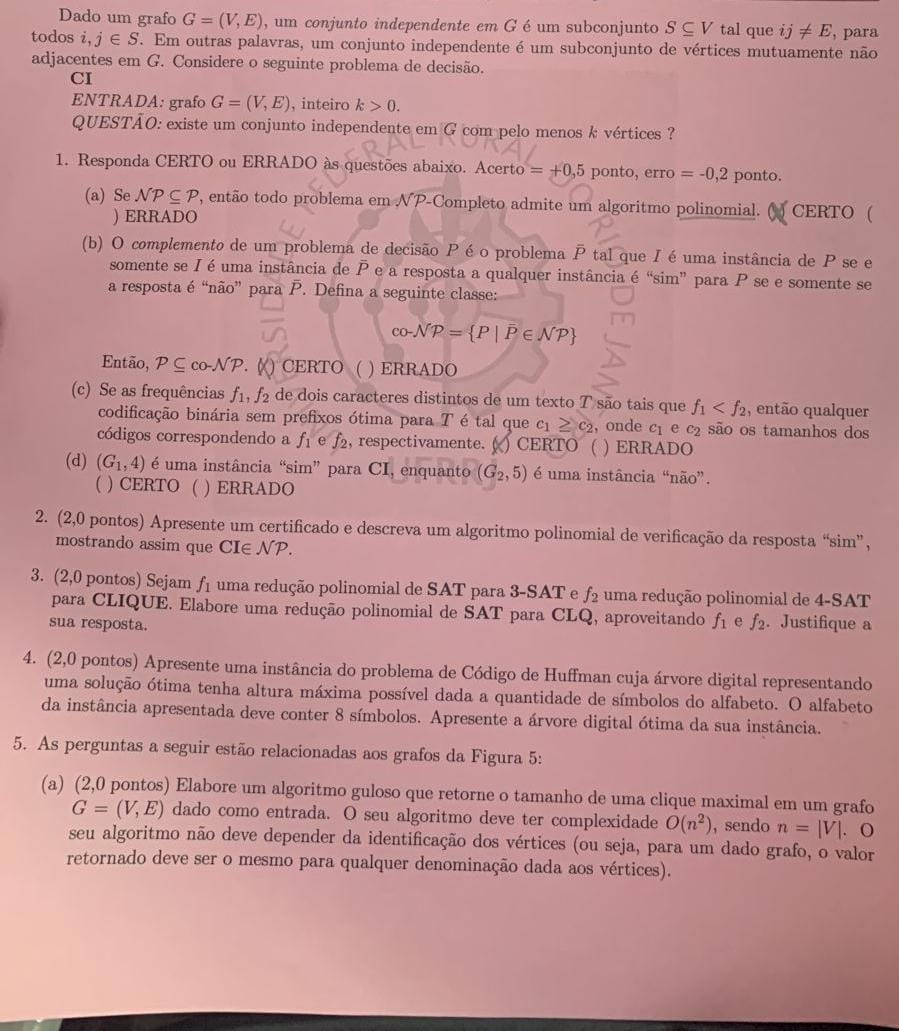
#> input picture ProcImg/prova1.jpg, 899 x 1031 px
$ python text2img.py
#> lines starting #> are read from the running program, lines starting #| are printed output that depends on the picture; after the words box and inside, x2 and y2 are one past the last pixel; in counts of white or black regions, pixels touching at a corner belong together

import cv2 as cv
import pytesseract

img = cv.imread('prova1.jpg')
#> img is the input picture: shape (1031, 899, 3); mean B, G, R 144.4, 143.9, 189.7

gray = cv.cvtColor(img, cv.COLOR_BGR2GRAY)
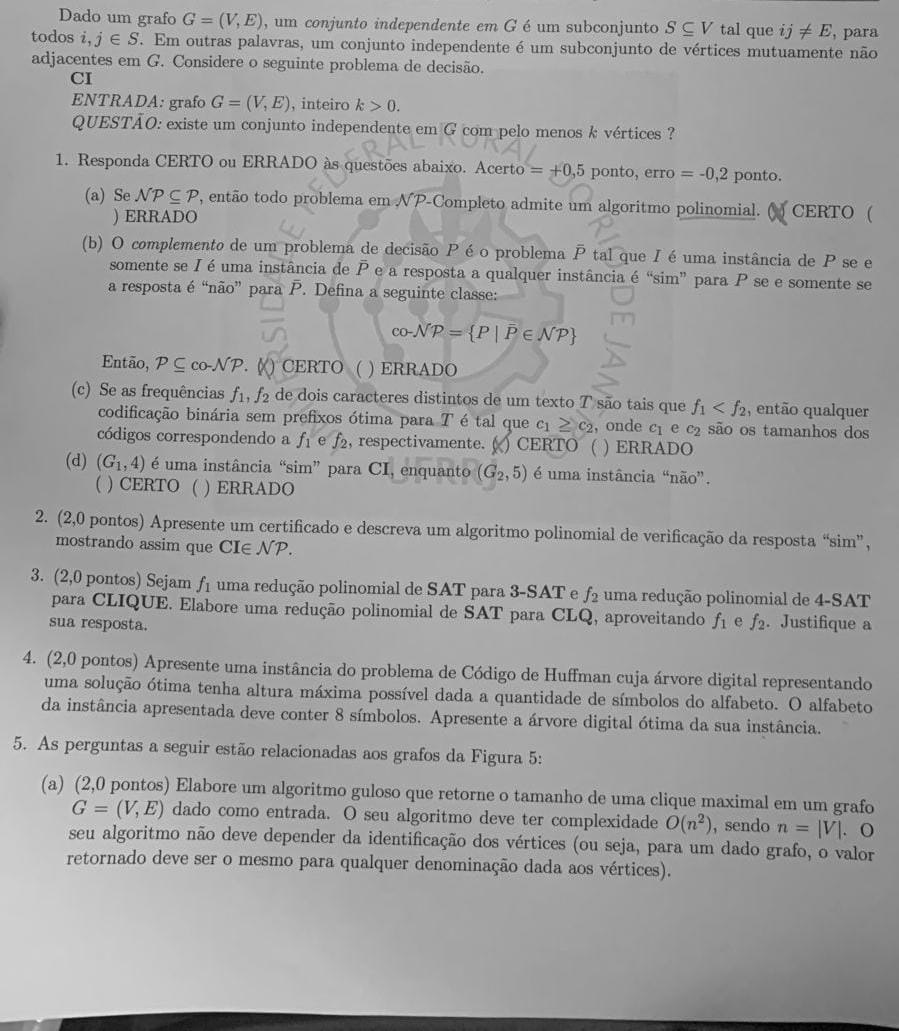
#> gray: shape (1031, 899); min 2, max 246, mean 157.6

rect_kernel = cv.getStructuringElement(cv.MORPH_RECT, (15,15))

dilation = cv.dilate(gray, rect_kernel, iterations = 1)
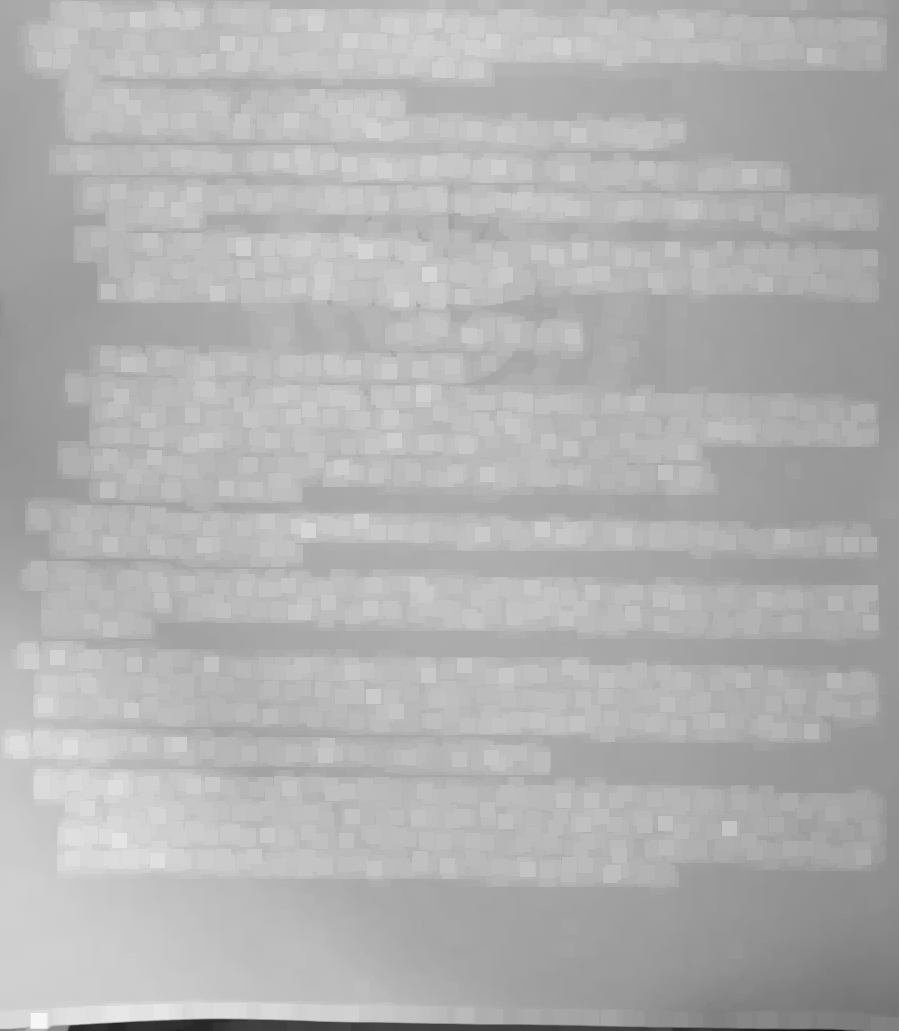
#> dilation: shape (1031, 899); min 20, max 246, mean 177.6

contours, hierarchy = cv.findContours(dilation, cv.RETR_EXTERNAL, cv.CHAIN_APPROX_NONE)
#> contours = 1 contour; box (x1, y1, x2, y2) and area: (0, 0, 899, 1031) 924940

im2 = img.copy()

file = open("recognized.txt", "w+")
file.write("")
file.close()

for cnt in contours:

    x, y, w, h = cv.boundingRect(cnt)

    cv.rectangle(im2, (x, y), (x + w, y + h), (0, 255, 0), 2)

    cropped = im2[y:y + h, x:x + w]

#> (the run stopped early here; a loop or call above may not have finished)
